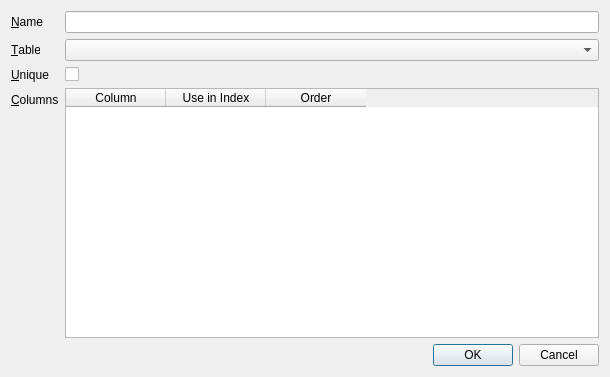
<?xml version="1.0" encoding="UTF-8"?>
<ui version="4.0">
 <class>CreateIndexDialog</class>
 <widget class="QDialog" name="CreateIndexDialog">
  <property name="geometry">
   <rect>
    <x>0</x>
    <y>0</y>
    <width>610</width>
    <height>342</height>
   </rect>
  </property>
  <property name="windowTitle">
   <string>Create New Index</string>
  </property>
  <property name="windowIcon">
   <iconset resource="icons/icons.qrc">
    <normaloff>:/icons/index_create</normaloff>:/icons/index_create</iconset>
  </property>
  <layout class="QVBoxLayout" name="verticalLayout">
   <item>
    <layout class="QFormLayout" name="formLayout">
     <item row="0" column="0">
      <widget class="QLabel" name="labelIndexName">
       <property name="text">
        <string>&amp;Name</string>
       </property>
       <property name="buddy">
        <cstring>editIndexName</cstring>
       </property>
      </widget>
     </item>
     <item row="0" column="1">
      <widget class="QLineEdit" name="editIndexName"/>
     </item>
     <item row="3" column="0">
      <widget class="QLabel" name="labelIndexColumns">
       <property name="text">
        <string>&amp;Columns</string>
       </property>
       <property name="buddy">
        <cstring>tableIndexColumns</cstring>
       </property>
      </widget>
     </item>
     <item row="3" column="1">
      <widget class="QTableWidget" name="tableIndexColumns">
       <property name="minimumSize">
        <size>
         <width>0</width>
         <height>250</height>
        </size>
       </property>
       <property name="editTriggers">
        <set>QAbstractItemView::NoEditTriggers</set>
       </property>
       <property name="showDropIndicator" stdset="0">
        <bool>false</bool>
       </property>
       <property name="alternatingRowColors">
        <bool>true</bool>
       </property>
       <property name="selectionMode">
        <enum>QAbstractItemView::NoSelection</enum>
       </property>
       <attribute name="verticalHeaderVisible">
        <bool>false</bool>
       </attribute>
       <column>
        <property name="text">
         <string>Column</string>
        </property>
       </column>
       <column>
        <property name="text">
         <string>Use in Index</string>
        </property>
       </column>
       <column>
        <property name="text">
         <string>Order</string>
        </property>
       </column>
      </widget>
     </item>
     <item row="1" column="0">
      <widget class="QLabel" name="labelTableName">
       <property name="text">
        <string>&amp;Table</string>
       </property>
       <property name="buddy">
        <cstring>comboTableName</cstring>
       </property>
      </widget>
     </item>
     <item row="1" column="1">
      <widget class="QComboBox" name="comboTableName"/>
     </item>
     <item row="2" column="0">
      <widget class="QLabel" name="labelIndexUnique">
       <property name="text">
        <string>&amp;Unique</string>
       </property>
       <property name="buddy">
        <cstring>checkIndexUnique</cstring>
       </property>
      </widget>
     </item>
     <item row="2" column="1">
      <widget class="QCheckBox" name="checkIndexUnique">
       <property name="text">
        <string/>
       </property>
      </widget>
     </item>
    </layout>
   </item>
   <item>
    <widget class="QDialogButtonBox" name="buttonBox">
     <property name="orientation">
      <enum>Qt::Horizontal</enum>
     </property>
     <property name="standardButtons">
      <set>QDialogButtonBox::Cancel|QDialogButtonBox::Ok</set>
     </property>
    </widget>
   </item>
  </layout>
 </widget>
 <tabstops>
  <tabstop>editIndexName</tabstop>
  <tabstop>comboTableName</tabstop>
  <tabstop>checkIndexUnique</tabstop>
  <tabstop>tableIndexColumns</tabstop>
  <tabstop>buttonBox</tabstop>
 </tabstops>
 <resources>
  <include location="icons/icons.qrc"/>
 </resources>
 <connections>
  <connection>
   <sender>buttonBox</sender>
   <signal>accepted()</signal>
   <receiver>CreateIndexDialog</receiver>
   <slot>accept()</slot>
   <hints>
    <hint type="sourcelabel">
     <x>252</x>
     <y>337</y>
    </hint>
    <hint type="destinationlabel">
     <x>157</x>
     <y>274</y>
    </hint>
   </hints>
  </connection>
  <connection>
   <sender>buttonBox</sender>
   <signal>rejected()</signal>
   <receiver>CreateIndexDialog</receiver>
   <slot>reject()</slot>
   <hints>
    <hint type="sourcelabel">
     <x>320</x>
     <y>337</y>
    </hint>
    <hint type="destinationlabel">
     <x>286</x>
     <y>274</y>
    </hint>
   </hints>
  </connection>
  <connection>
   <sender>comboTableName</sender>
   <signal>currentIndexChanged(QString)</signal>
   <receiver>CreateIndexDialog</receiver>
   <slot>tableChanged(QString)</slot>
   <hints>
    <hint type="sourcelabel">
     <x>91</x>
     <y>43</y>
    </hint>
    <hint type="destinationlabel">
     <x>236</x>
     <y>31</y>
    </hint>
   </hints>
  </connection>
  <connection>
   <sender>editIndexName</sender>
   <signal>textChanged(QString)</signal>
   <receiver>CreateIndexDialog</receiver>
   <slot>checkInput()</slot>
   <hints>
    <hint type="sourcelabel">
     <x>429</x>
     <y>14</y>
    </hint>
    <hint type="destinationlabel">
     <x>443</x>
     <y>39</y>
    </hint>
   </hints>
  </connection>
  <connection>
   <sender>tableIndexColumns</sender>
   <signal>cellChanged(int,int)</signal>
   <receiver>CreateIndexDialog</receiver>
   <slot>checkInput()</slot>
   <hints>
    <hint type="sourcelabel">
     <x>443</x>
     <y>170</y>
    </hint>
    <hint type="destinationlabel">
     <x>566</x>
     <y>40</y>
    </hint>
   </hints>
  </connection>
 </connections>
 <slots>
  <slot>tableChanged(QString)</slot>
  <slot>checkInput()</slot>
 </slots>
</ui>
